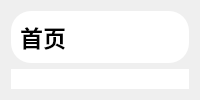
        <widget class="QWidget" name="HomePage">
         <layout class="QVBoxLayout" name="verticalLayout_4" stretch="1,11">
          <item>
           <widget class="QWidget" name="widget_10" native="true">
            <property name="sizePolicy">
             <sizepolicy hsizetype="Preferred" vsizetype="Preferred">
              <horstretch>0</horstretch>
              <verstretch>0</verstretch>
             </sizepolicy>
            </property>
            <property name="styleSheet">
             <string notr="true">QWidget#widget_10
{
	background-color: rgba(255, 255, 255,255);
	border-radius:20px;
}</string>
            </property>
            <layout class="QHBoxLayout" name="horizontalLayout_7">
             <item>
              <widget class="QLabel" name="label_2">
               <property name="font">
                <font>
                 <family>微软雅黑</family>
                 <pointsize>17</pointsize>
                 <weight>75</weight>
                 <bold>true</bold>
                </font>
               </property>
               <property name="text">
                <string>首页</string>
               </property>
              </widget>
             </item>
            </layout>
           </widget>
          </item>
          <item>
           <widget class="QWidget" name="widget_11" native="true">
            <property name="styleSheet">
             <string notr="true">QWidget#widget_11
{
	background-color: rgba(255, 255, 255,255);
	border-radius:20px;
}</string>
            </property>
           </widget>
          </item>
         </layout>
        </widget>
